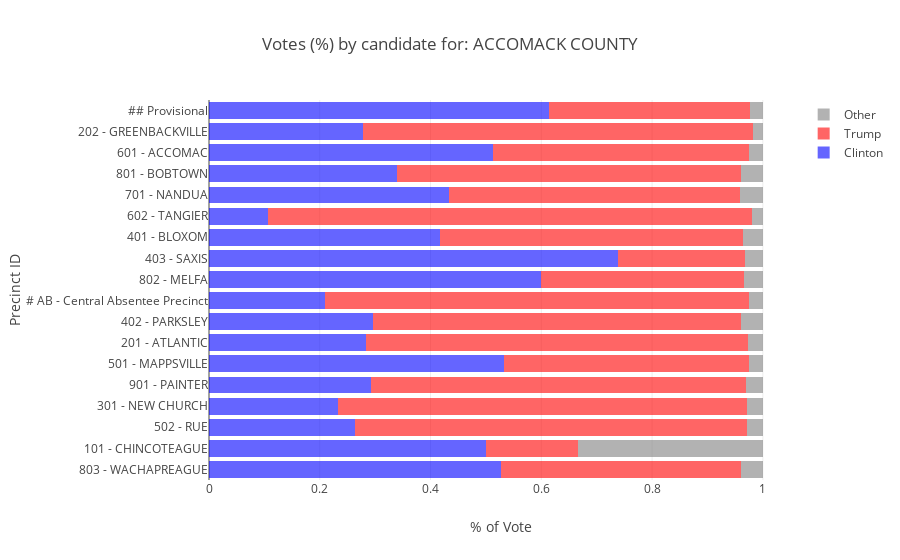

The cell this chart's notebook holds for it:
### Code cell
jurisdiction_name='ACCOMACK COUNTY'
juris_picker(jurisdiction_name)

### Figure 1 — Plotly figure (JSON) as saved in the notebook; plotly's stock layout.template omitted (floating-point values rounded to 4 significant figures)
{"data": [{"marker": {"color": "blue"}, "name": "Clinton", "opacity": 0.6, "orientation": "h", "type": "bar", "uid": "ffe0d4bd-4b8d-4d92-b34d-a11bca8a18a4", "x": [0.5272, 0.5, 0.2643, 0.2333, 0.2932, 0.5329, 0.2843, 0.2962, 0.21, 0.5988, 0.739, 0.4175, 0.1067, 0.4337, 0.3401, 0.5129, 0.2782, 0.6137], "y": ["803 - WACHAPREAGUE", "101 - CHINCOTEAGUE", "502 - RUE", "301 - NEW CHURCH", "901 - PAINTER", "501 - MAPPSVILLE", "201 - ATLANTIC", "402 - PARKSLEY", "# AB - Central Absentee Precinct", "802 - MELFA", "403 - SAXIS", "401 - BLOXOM", "602 - TANGIER", "701 - NANDUA", "801 - BOBTOWN", "601 - ACCOMAC", "202 - GREENBACKVILLE", "## Provisional"]}, {"marker": {"color": "red"}, "name": "Trump", "opacity": 0.6, "orientation": "h", "type": "bar", "uid": "c532e612-dd62-4f61-a39b-82565c94afe2", "x": [0.4331, 0.1667, 0.7071, 0.7373, 0.6767, 0.4425, 0.6895, 0.6644, 0.765, 0.3665, 0.2284, 0.5473, 0.8735, 0.5259, 0.6212, 0.4612, 0.7036, 0.364], "y": ["803 - WACHAPREAGUE", "101 - CHINCOTEAGUE", "502 - RUE", "301 - NEW CHURCH", "901 - PAINTER", "501 - MAPPSVILLE", "201 - ATLANTIC", "402 - PARKSLEY", "# AB - Central Absentee Precinct", "802 - MELFA", "403 - SAXIS", "401 - BLOXOM", "602 - TANGIER", "701 - NANDUA", "801 - BOBTOWN", "601 - ACCOMAC", "202 - GREENBACKVILLE", "## Provisional"]}, {"marker": {"color": "grey"}, "name": "Other", "opacity": 0.6, "orientation": "h", "type": "bar", "uid": "5c13b40e-2510-4e50-82d3-b94083055131", "x": [0.03968, 0.3333, 0.02857, 0.02933, 0.0301, 0.02466, 0.02621, 0.0394, 0.025, 0.03469, 0.03263, 0.03522, 0.01976, 0.04041, 0.03872, 0.02588, 0.01815, 0.02238], "y": ["803 - WACHAPREAGUE", "101 - CHINCOTEAGUE", "502 - RUE", "301 - NEW CHURCH", "901 - PAINTER", "501 - MAPPSVILLE", "201 - ATLANTIC", "402 - PARKSLEY", "# AB - Central Absentee Precinct", "802 - MELFA", "403 - SAXIS", "401 - BLOXOM", "602 - TANGIER", "701 - NANDUA", "801 - BOBTOWN", "601 - ACCOMAC", "202 - GREENBACKVILLE", "## Provisional"]}], "layout": {"barmode": "stack", "title": {"text": "Votes (%) by candidate for: ACCOMACK COUNTY"}, "xaxis": {"title": {"text": "% of Vote"}}, "yaxis": {"automargin": true, "title": {"text": "Precinct ID"}}}}
